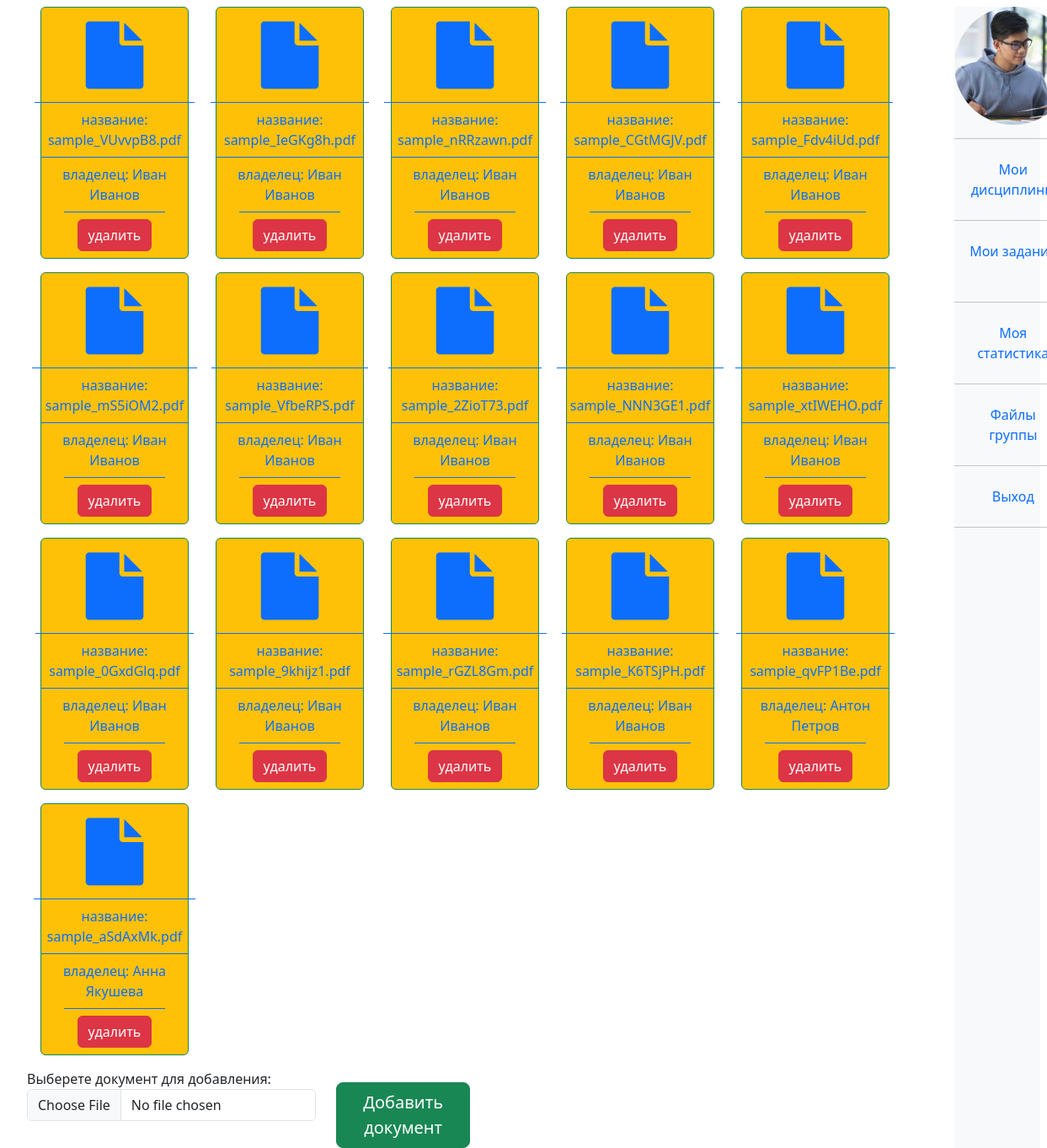
The page /student/group_files/subject/1 (signed in) on the database as committed earlier.
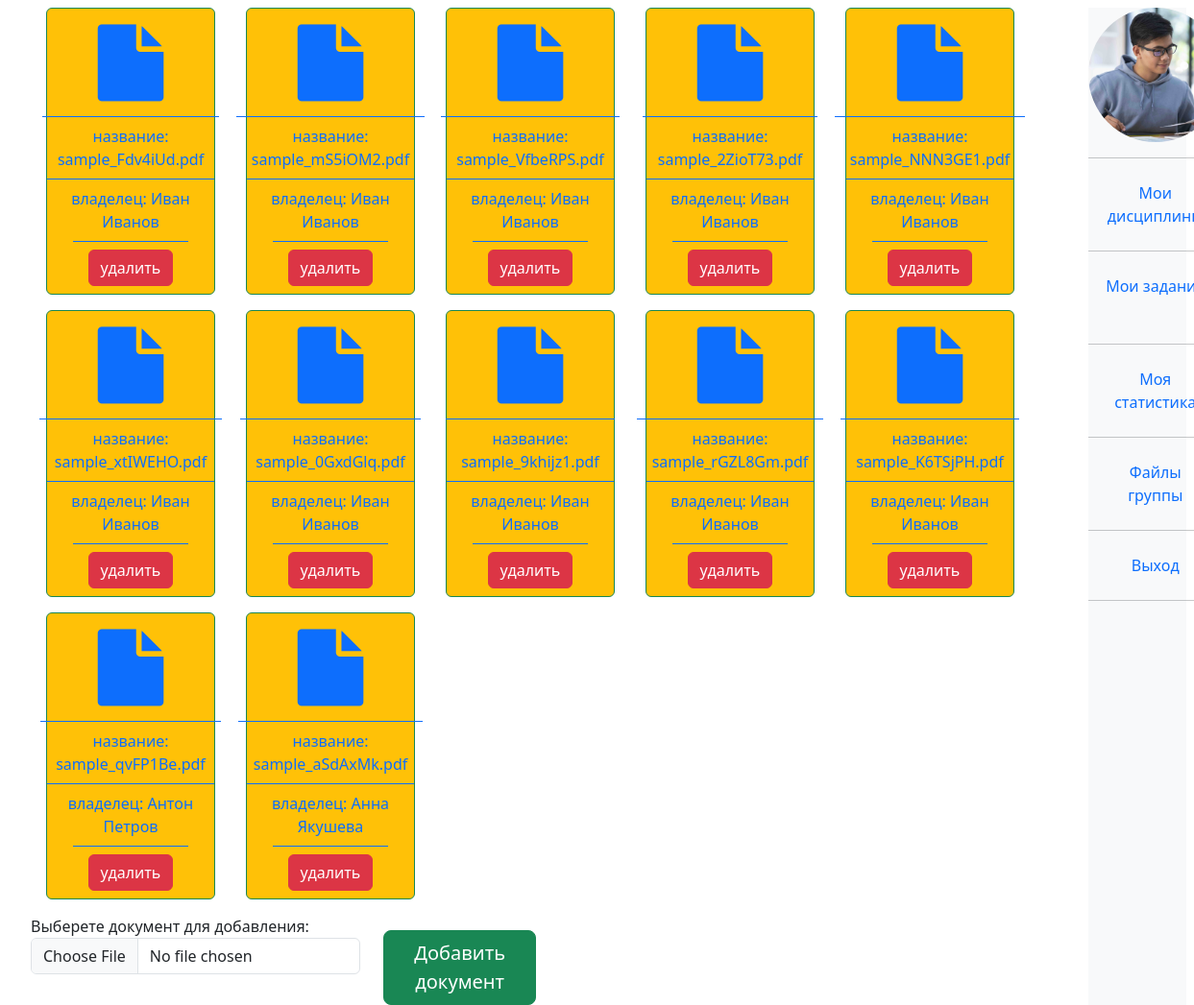
The same page on the database as committed later.
### univ_app/models.py (models this page shows, shortened)
class Document(models.Model):
    title = models.CharField(max_length=200, default = '', blank = True)
    subject = models.ForeignKey("Subject", blank = True, null = True, on_delete = models.SET_NULL)
    student = models.ForeignKey("Student", blank = True, null = True, on_delete = models.SET_NULL)
    doc = models.FileField(upload_to = "uploads/documents/", null = True)
    @property
    def filename(self):
        return os.path.basename(self.doc.name)

class Student(models.Model):
    user = models.OneToOneField(User, null=True, blank=True, on_delete=models.CASCADE)
    st_group = models.ForeignKey("StGroup", blank = True, null = True, on_delete = models.SET_NULL)
    profile_picture = models.ImageField(upload_to = "uploads/profile_pictures/%Y/", default = "student.jpg", null = True)
    def __str__(self):
        return self.user.first_name

### univ_app/decorators.py (the view)
        def wrapper(request, *args, **kwargs):
            group = None
            if request.user.groups.exists():
                group = request.user.groups.all()[0].name
            if group in allowed_groups:
                return view_func(request, *args, **kwargs)
            else:
                return HttpResponse("У вас нет прав доступа к этой странице")

### univ_app/forms.py
class DocumentForm(forms.ModelForm):
    class Meta:
        model = Document
        fields = ['doc']
        labels = {
            'doc': "Выберете документ для добавления",
        }
    def __init__(self, *args, **kwargs):
        super(DocumentForm, self).__init__(*args, **kwargs)
        for name, field in self.fields.items():
            field.widget.attrs.update({'class': 'form-control'})

### univ_app/templatetags/user_tags.py (called while the page is built)
@register.filter(name='has_group')
def has_group(user, group_name):
    return user.groups.filter(name=group_name).exists()

### univ_app/views.py (called while the page is built, shortened)
@allowed_users(allowed_groups = ["student"])
def s_group_files_subject(request,subject_id):
    student = request.user.student
    subject = Subject.objects.get(id = subject_id)
    docs = subject.document_set.all()
    form = DocumentForm()
    ctx = {
        "docs":docs,
        "subject" : subject,
        "form":form,
    }
    return render(request, "student_views/s_group_files_subject.html", ctx)

### templates/student_views/s_group_files_subject.html (shortened to what this page needs)
{%extends "base.html"%}
{% block s_group_files_subject %}
<div class = "container-fluid">
  <div class="d-flex flex-wrap ">
    {%for doc in docs%}
    <div class="card border-success bg-warning align-items-center text-center mb-3 mx-3" style="max-width: 11rem;">
      <div class="card-body text-primary">
        <p class="card-text"><a class="mb-1" href = {{doc.doc.url}}> <i class="fa fa-file fa-5x"></i> </a></p>
      </div>
      <div class=" text-primary card-footer bg-transparent border-primary">название: {{doc.filename|slice:":20"}}</div>
      <div class=" text-primary card-footer bg-transparent border-primary">владелец: {{doc.student|slice:":20"}}</div>
      <div class=" text-primary card-footer bg-transparent border-primary"><a href = "{%url 'delete_doc' subject.id doc.id%}" class ="btn btn-danger" > удалить</a></div>
    </div>
    {%endfor%}
  </div>
  <form class="form-group" action="{% url 's_group_files_subject' subject.id   %}" method="post" enctype="multipart/form-data">
    <div class = "row">
      <div class = "col-4">
    {{form.as_p}}
      </div>
      <div class = "col-2">
    <button class = "btn btn-success btn-lg mt-3" type="submit" name="button"> Добавить документ </button>
      </div>
    </div>
  </form>
</div>
{% endblock %}

### templates/base.html (shortened to what this page needs)
{% load static %}
<!DOCTYPE html>
<html lang="en" dir="ltr">
<link href="https://cdn.jsdelivr.net/npm/bootstrap@5.3.0-alpha1/dist/css/bootstrap.min.css" rel="stylesheet">
<link rel="stylesheet" href="https://cdnjs.cloudflare.com/ajax/libs/font-awesome/4.7.0/css/font-awesome.min.css">
<link rel="stylesheet" href="{% static 'univ_app/css/base.css' %}">
  <head>
  </head>
  <body>
    <div class = "wrapper container-fluid d-flex flex-column">
      <div class="row p-2 vh-100  ">
        <div class="col-md-11">
          {% block s_group_files_subject %}
          {% endblock %}
        </div>
        <div class="col col-md-1 p-0 bg-light flex-fill text-center justify-content-center ">
          {% include 'include/sidebar.html'%}
        </div>
      </div>
    </div>
  </body>
</html>

### templates/include/sidebar.html (shortened to what this page needs)
{% load user_tags %}
{% load static %}
<div class="nav flex-column ">
  {%if user.is_authenticated%}
    {%if request.user.is_authenticated%}
      {% if request.user|has_group:'teacher' %}
      <img src="{% static 'univ_app/img/teacher2.jpg' %}" alt="" width = 140 height = 140 style = "border-radius:50%">
      {%else%}
      <img src="{% static 'univ_app/img/student.jpg' %}" alt="" width = 140 height = 140 style = "border-radius:50%">
      {%endif%}
      <hr>
    {%endif%}
    <a class = "nav-link" href="{% url 'ts_subjects' %}">Мои дисциплины</a> <hr>
    {% if request.user|has_group:'teacher' %}
    <a class = "nav-link" href="{% url 't_statistics' %}">Статистика</a> <hr>
    <a class = "nav-link" href="{% url 't_task_answers' %}">Ответы студентов</a> <hr>
    {% else %}
    <a class = "nav-link" href="{% url 's_tasks' %}">Мои задания</a> <hr>
    <a class = "nav-link" href="{% url 's_statistics' %}">Моя статистика</a> <hr>
    <a class = "nav-link" href="{% url 's_group_files' %}">Файлы группы</a> <hr>
    {%endif%}
    <a class = "nav-link" href="{% url 'log_out' %}">Выход</a> <hr>
  {%else%}
    <a class = "nav-link" href="{% url 'login_form' %}" >Вход</a>
  {%endif%}
</div>

### univ_app/static/univ_app/css/base.css (style rules this page uses)
body { background: white; }

### templates/base.html (style rules this page uses)
body { background-color:white; }

Rows that differ between the two databases and show on the page:
removed Document: filename "sample_VUvvpB8.pdf", student "Иван Иванов"
removed Document: filename "sample_IeGKg8h.pdf", student "Иван Иванов"
removed Document: filename "sample_nRRzawn.pdf", student "Иван Иванов"
removed Document: filename "sample_CGtMGJV.pdf", student "Иван Иванов"
